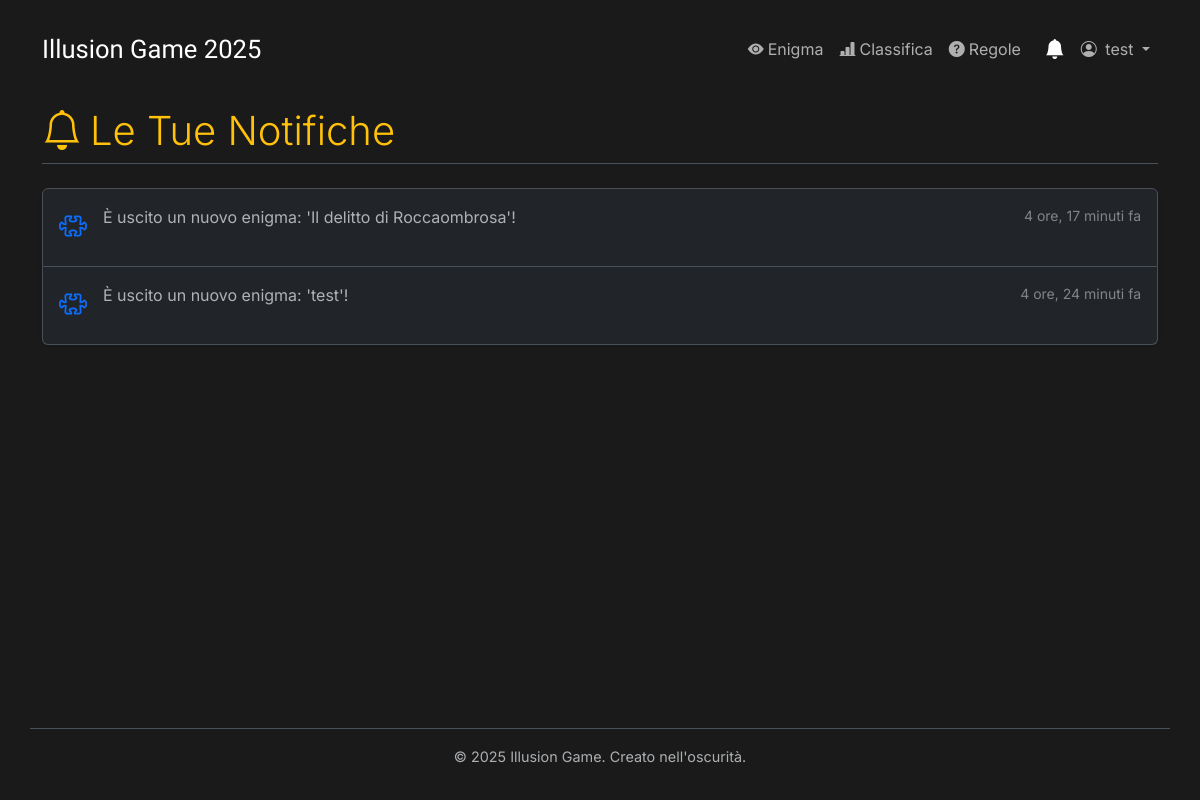
/notifiche/ (signed in), run on an earlier commit of the app's database.
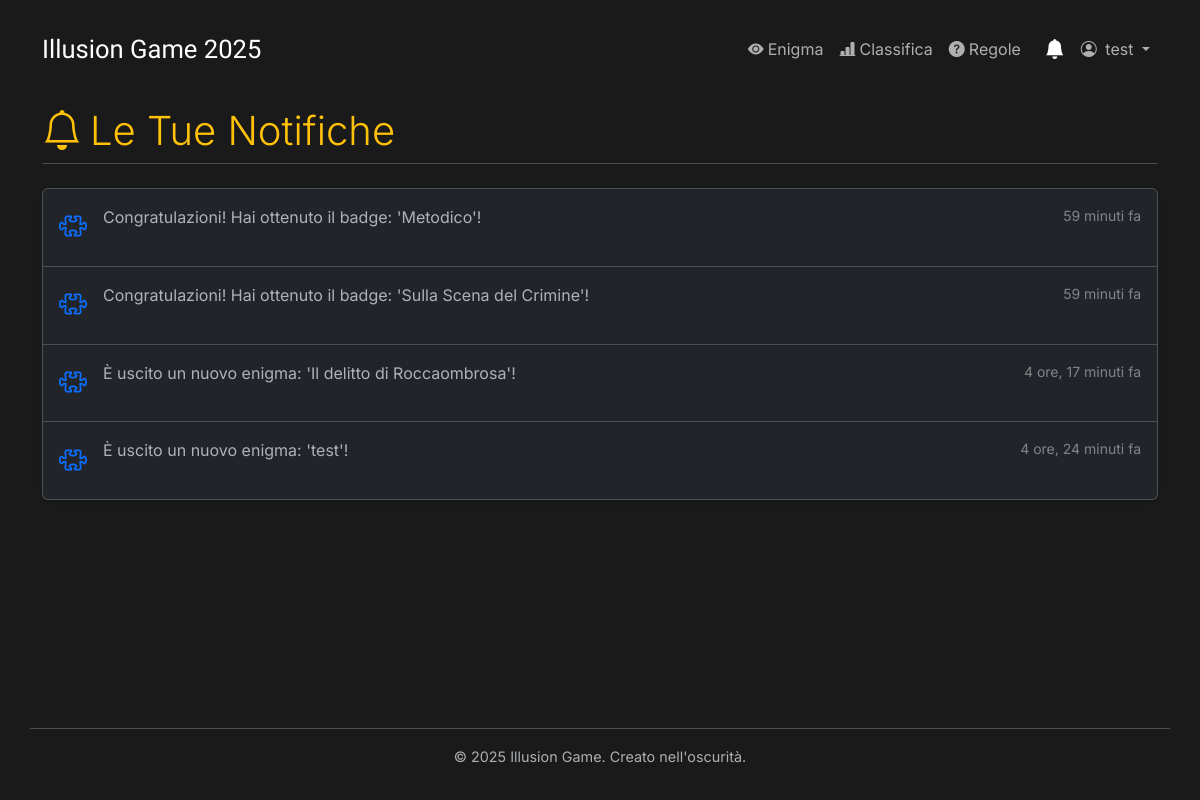
And on a later commit of the database.
### enigmas/models.py (models this page shows, shortened)
class Notifica(models.Model):
    utente = models.ForeignKey(User, on_delete=models.CASCADE, related_name='notifiche')
    messaggio = models.CharField(max_length=255)
    data_creazione = models.DateTimeField(auto_now_add=True)
    letta = models.BooleanField(default=False)
    link = models.CharField(max_length=255, blank=True, null=True)
    class Meta:
        ordering = ['-data_creazione']

### enigmas/views.py (the view)
# urls.py: path('notifiche/', views.lista_notifiche, name='lista_notifiche'),
@login_required
def lista_notifiche(request):
    notifiche = Notifica.objects.filter(utente=request.user)
    notifiche.filter(letta=False).update(letta=True)
    return render(request, 'enigmas/lista_notifiche.html', {'notifiche': notifiche})

### enigmas/context_processors.py (called while the page is built)
def unread_notifications_context(request):
    if request.user.is_authenticated:
        count = Notifica.objects.filter(utente=request.user, letta=False).count()
        return {'unread_notifications_count': count}
    return {}

### enigmas/templates/enigmas/lista_notifiche.html (shortened to what this page needs)
{% extends 'enigmas/base.html' %}
{% load static %}
{% block content %}
<h2 class="border-bottom pb-2 mb-4 display-6">
    <i class="bi bi-bell me-2"></i>Le Tue Notifiche
</h2>
<div class="list-group shadow-sm">
    {% for notifica in notifiche %}
        <a href="{{ notifica.link|default:'#' }}" class="list-group-item list-group-item-action d-flex gap-3 py-3 {% if not notifica.letta %}list-group-item-secondary fw-bold{% endif %}" aria-current="true">
            <span class="fs-3">
            {% if notifica.tipo_notifica == notifica.TIPO_NUOVO_ENIGMA %}
                <i class="bi bi-puzzle text-primary"></i>
            {% elif notifica.tipo_notifica == notifica.TIPO_BADGE_OTTENUTO %}
                <i class="bi bi-award text-warning"></i>
            {% else %}
                 <i class="bi bi-info-circle text-info"></i>
            {% endif %}
            </span>
            <div class="d-flex gap-2 w-100 justify-content-between">
                <div>
                    <p class="mb-0 opacity-75">{{ notifica.messaggio }}</p>
                </div>
                <small class="opacity-50 text-nowrap">{{ notifica.data_creazione|timesince }} fa</small>
            </div>
        </a>
    {% empty %}
        <div class="list-group-item">
            <p class="text-center text-body-secondary my-3"><em>Non hai nessuna notifica al momento.</em></p>
        </div>
    {% endfor %}
</div>
{% endblock %}

What changed in the data, as far as the page shows it:
added Notifica: messaggio "Congratulazioni! Hai ottenuto il badge: 'Metodico'!", data_creazione "59 minuti"
added Notifica: messaggio "Congratulazioni! Hai ottenuto il badge: 'Sulla Scena del Crimine'!", data_creazione "59 minuti"
